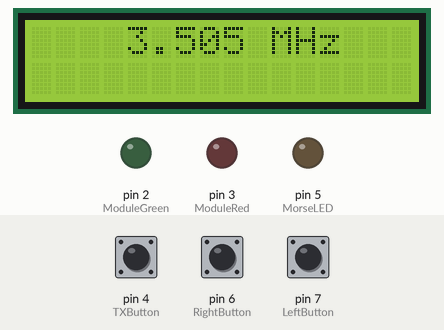
The sketch below on a simulated Arduino Uno, built with avr-gcc and run on an emulated ATmega328P. On the bench: 16×2 character LCD, output pins drawn as LEDs (lit = HIGH). The inputs (shaded band) are chosen by the test bench; at power-on: pin 4 (TXButton) LOW, pin 6 (RightButton) HIGH, pin 7 (LeftButton) HIGH. Random numbers use the default seed unless the sketch sets one. At 1.5 s the program stops and its outputs stay as they are.

Above: at 0.6 s.
At 1.2 s:
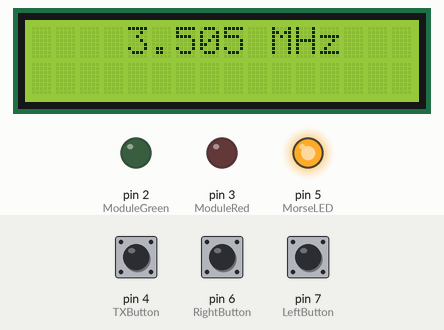
1.3 s: pin 4 (TXButton) pulled HIGH for 0.15 s
At 2.6 s:
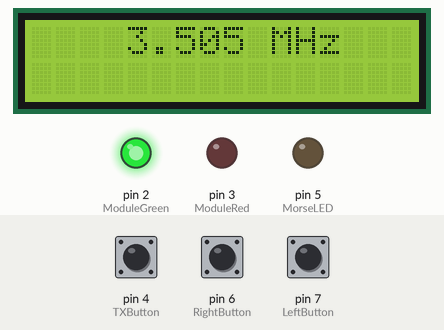
Timing chart, 0 to 3.0 s (numbered marks = the images above; inputs shaded):
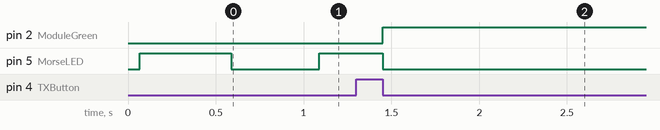

Measured:
- after the input at 1.3 s, pin 2 (ModuleGreen): LOW → HIGH after 0.15 s

The sketch:

MorseCode.ino
```cpp
#include <LiquidCrystal.h>
#include <elapsedMillis.h>

//The Various Buttons and LEDs aswell as their pin numbers (subject to change)
#define ModuleGreen 2
#define ModuleRed 3
#define TXButton 4
#define MorseLED 5
#define RightButton 6
#define LeftButton 7
//The 4 data pins for the LCD display
#define TXLCD4 8
#define TXLCD5 9
#define TXLCD6 10
#define TXLCD7 11
//Define morse code delays
#define DotDelay 500;

String chosenWord;
String chosenTX;

//if globalTX = randomSelect when TX is pressed then the module is defused successfully, otherwise a red light will flash
int globalTX = 0;
int randomSelect;

//set the buttons to off
int leftButtonState = 0;
int rightButtonState = 0;
int TXButtonState = 0;

//used to detect what state the button is in
int prevTXState = 0;
int prevRightState = 0;
int prevLeftState = 0;

//initialize hz screen (13 = rs, 12 = enable)
LiquidCrystal lcd(13, 12, TXLCD4, TXLCD5, TXLCD6, TXLCD7);

//declare currentTime
elapsedMillis currentTime;

//morse code to display on LED
const String morse[]{
  "... .... . .-.. .-..",
  ".... .- .-.. .-.. ...",
  "... .-.. .. -.-. -.-",
  "- .-. .. -.-. -.-",
  "-... --- -..- . ...",
  ".-.. . .- -.- ...",
  "... - .-. --- -... .",
  "-... .. ... - .-. ---",
  "..-. .-.. .. -.-. -.-",
  "-... --- -- -... ...",
  "-... .-. . .- -.-",
  "-... .-. .. -.-. -.-",
  "... - . .- -.-",
  "... - .. -. --.",
  "...- . -.-. - --- .-.",
  "-... . .- - ...",
};

//hz for correct answer
const String TX[]{
  "3.505 MHz",
  "3.515 MHz",
  "3.522 MHz",
  "3.532 MHz",
  "3.535 MHz",
  "3.542 MHz",
  "3.545 MHz",
  "3.552 MHz",
  "3.555 MHz",
  "3.565 MHz",
  "3.572 MHz",
  "3.575 MHz",
  "3.582 MHz",
  "3.592 MHz",
  "3.595 MHz",
  "3.600 MHz"
};

void setup() {
  Serial.begin(9600);
  //LEDs
  pinMode(ModuleGreen, OUTPUT);
  pinMode(ModuleRed, OUTPUT);
  pinMode(MorseLED, OUTPUT);
  //Buttons
  pinMode(RightButton, INPUT_PULLUP);
  pinMode(LeftButton, INPUT_PULLUP);

  //initialize the lcd screen and print the first hz
  lcd.begin(16,2);
  lcd.clear();
  lcd.setCursor(4, 0);
  lcd.print(TX[globalTX]);

  //choose a random word and its hz to initizalize module
  randomSeed(analogRead(A1));
  randomSelect = random(0, 16);
  chosenWord = morse[randomSelect];
  chosenTX = TX[randomSelect];

  digitalWrite(MorseLED, HIGH);

  elapsedMillis currentTime = 0;
}

void loop() {
  rightButton();
  leftButton();
  tXButton();

  printMorse();
}

void setColor(int redValue, int greenValue) {
  analogWrite(ModuleRed, redValue);
  analogWrite(ModuleGreen, greenValue);
}

void rightButton() {

  rightButtonState = digitalRead(RightButton);
  if (rightButtonState != prevRightState ) {
    if (rightButtonState == LOW && TX[globalTX] != "3.600 MHz") {
      globalTX = globalTX + 1;
      lcd.clear();
      lcd.setCursor(4,0);
      lcd.print(TX[globalTX]);
    }
    delay(20);  // debounce
  }
  prevRightState = rightButtonState;
}

void leftButton() {

  leftButtonState = digitalRead(LeftButton);
  if (leftButtonState != prevLeftState && TX[globalTX] != "3.505 MHz") {
    if (leftButtonState == LOW) {
      globalTX = globalTX - 1;
      lcd.clear();
      lcd.setCursor(4,0);
      lcd.print(TX[globalTX]);
    }
    delay(20);  // debounce
  }
  prevLeftState = leftButtonState;
}

void tXButton() {

  TXButtonState = digitalRead(TXButton);
  if (TXButtonState != prevTXState ) {
    if (TXButtonState == LOW && globalTX == randomSelect) {
      digitalWrite(MorseLED, LOW);
      setColor(0, 255);
      while(true){}
    }
    else if (TXButtonState == LOW && globalTX != randomSelect){
      setColor(255, 0);
      delay(250);
      setColor(0, 0);
    }
    delay(20);  // debounce
  }
  prevTXState = TXButtonState;
}

void printMorse()
{
  static int pos;
  static int alt;
  static int delayTime;

  if (delayTime <= currentTime) {
    if (alt == 1) {
      digitalWrite(MorseLED, LOW);
      delayTime = DotDelay;
      alt = 0;

    } else {
      switch (morse[randomSelect][pos]) {
        case '.':
          digitalWrite(MorseLED, HIGH);
          delayTime = DotDelay;
          break;
        case '-':
          digitalWrite(MorseLED, HIGH);
          delayTime = 2 * DotDelay;
          break;
        case ' ':
          digitalWrite(MorseLED, LOW);
          delayTime = DotDelay;
          break;
        case '\0':
          digitalWrite(MorseLED, LOW);
          delayTime = 2 * DotDelay;
          pos = -1;
          break;
      }

      alt = 1;
      pos += 1;

    }
    currentTime = 0;
  }
}
```
